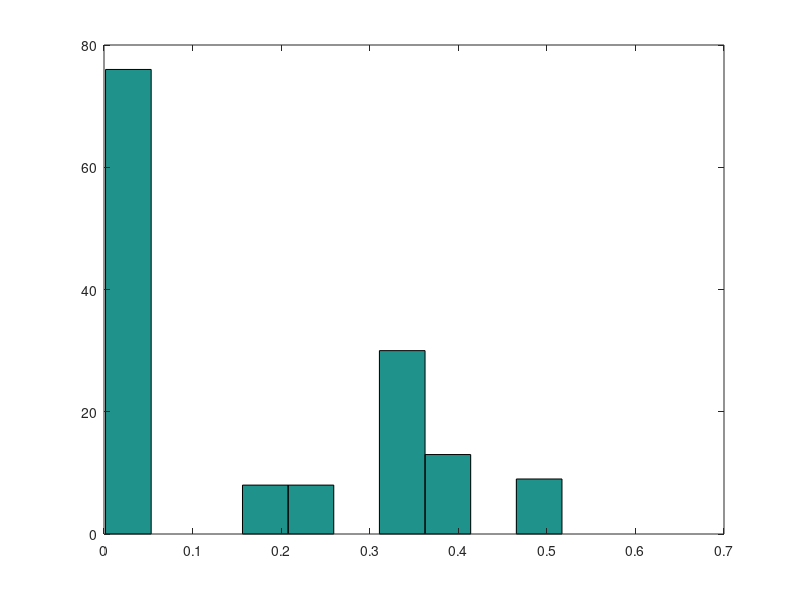

Reproduce this figure in MATLAB.
% loops.m


loopErrors = [0.05022765764192954,0.09830714131633124,0.049976549230193436,0.049736649294520686,0.09239349895094502,0.05701296119560504,0.02007664915771992,0.1420007728240893,0.060818755956764246,0.0411552354648955,0.06794204078831367,0.08933672374728295,0.08475266981260071,0.12464429164240394,0.02779582470662692,0.04453420400032687,0.10908096604837873,0.11519208296744303,0.055477218187602796,0.06658311175019041,0.13388307767752822,0.13495005875380894,0.10623130285446587,0.09335434257946247,0.09004264875507752,0.12131303399343275,0.0738483634847452,0.07950111816169465,0.061506683189082034,0.12237138348882194,0.16756226868359722,0.11705319340086189,0.09843435934345486,0.08671245329911932,0.06439982676100038,0.11716914651269532,0.047252453379252775,0.1395144160991368,0.12651889725002227,0.09956278929324215,0.1996991226353475,0.19927375974995273,0.15850884089167158,0.12349605960513899,0.05413424940288216,0.16416524130512344,0.07401173763858851,0.12094533481645071,0.14089868054377322,0.057005989741064265,0.029837801315847224,0.08895955997853179,0.14314090341983254,0.12117565311877045,0.12863409429788084,0.06562106370713071,0.12369337414632249,0.09163743377554083,0.1351541638827891,0.06934209365584942,0.14208420015023807,0.06661000999096443,0.05063280287587318,0.09196464543169698,0.0825703441593063,0.16158363681839324,0.09228346968591643,0.04955223968390998,0.08260355649735793,0.10835315347522151,0.13505791507818643,0.07086634457059175,0.11169630110081773,0.13131528122169525,0.10350398161858232,0.10034680760073082,0.045511580238548725,0.06426045104475873,0.13444938133840853,0.06071057568746171,0.08867098629305303,0.07745502095662193,0.0911914558868941,0.06535128767685475,0.10557826870915756,0.12984726015995116,0.11714235762448799,0.024301401836412256,0.0929133771150412,0.08745302286133237,0.11413094471855577,0.07073832164398192,0.05771186591155935,0.07043806531568791,0.08193871386599884,0.12164673501426097,0.12985708925747588,0.10396779567790297,0.030473164744837692,0.07365242157676084,0.12846677649469487,0.10864611316435413,0.0885552243578857,0.147504853211183,0.10281867420494821,0.07956076875623902,0.10979700400422288,0.09881391184252036,0.05220512199158662,0.05868861643715858,0.1831360624367033,0.16562941574949017,0.09766561009013132,0.09603558864476029,0.15452212094512444,0.11784356140555034,0.08390706611565552,0.11869432496768305,0.057193230963479426,0.046825044681650545,0.04991597062017824,0.053336888342013646,0.08113578792032043,0.10337450328153082,0.052324063154011356,0.044798381661765564,0.14385871754816945,0.12225677715100747,0.0809169119772917,0.09875191358391333,0.04139243018887658,0.041309448134674846,0.13384941648511972,0.07225969329794799,0.13200407442000828,0.02873942099079348,0.08341910309952678,0.1155627594922094,0.04888546996928774,0.07267255259011067,0.0589445495815997,0.10695616595282958,0.07814564267770148,0.015458333321239047];

% 1
loopErrors = [0.00508237279001387,0.2895551143781321,0.007653808037519016,0.008127305225625608,0.28290309805358166,0.004364449658075943,0.006775930314339716,0.28872550802568187,0.003920518319014155,0.009602442811559317,0.0069645414368172875,0.011123581959737186,0.28923284561683343,0.2893521989042585,0.010586374908266414,0.00661851064209398,0.0059613604572244005,0.00871969261784725,0.009857709853240413,0.005325767442139366,0.2875698954925582,0.006450714431690339,0.005786791515957763,0.006956412732545038,0.011632961251520113,0.28201579347834427,0.0030591231348728004,0.28580943406823267,0.0028354166316599747,0.2883278630899127,0.2882867862103205,0.003378300343756251,0.2808200149061108,0.28702197840525484,0.28290026506338667,0.003957015603574677,0.005429568768267851,0.2895015830679443,0.2853446105268701,0.006276405847262113,0.28786870159065586,0.27915954507535923,0.004608038392585408,0.0024551511140928762,0.2829385824822215,0.2858194107229208,0.29195538208643823,0.2884654295025715,0.2779524867434831,0.28400638836483044,0.005877892766656667,0.007237478281219237,0.003318714747454453,0.004676554810118569,0.006368017834613493,0.005732450003767073,0.005663260813361495,0.006153921238622692,0.006618333291659313,0.0038376079660964054,0.0041102412183850094,0.003449517700576729,0.010893538957013628,0.008459646189241358,0.0024614124783955333,0.007339025626711797,0.006110707004038786,0.0042835145028144615,0.005297515539642865,0.010125869134203179,0.012043426425505608,0.007056718169548838,0.004374466967191729,0.008832448321994537,0.005501128262772231,0.0029403925506242593,0.006331804879353441,0.011995951932895632,0.00998312596451311,0.006138280191057621,0.004640212705684689,0.0024669523927789553,0.0091474391530937,0.006781032035292716,0.011101653386518221,0.004717663533550264,0.00854327104318021,0.0027911298909713595,0.005337715367498161,0.007620986196015055,0.009980867773504036,0.004192740408874202,0.00793976486554409,0.006508671362656608,0.00478661111673971,0.010943578426018542,0.012379461159771376,0.010290820715599397,0.006498328349824095,0.01085128532062458,0.0049932227076202925,0.002412224043519887,0.00532996653229668,0.008036048179138307,0.004480225238567069,0.0035295522329716216,0.0033588192333111853,0.002779769062891227,0.004304659106794436,0.006084803747497358,0.007714558019818812,0.00631415858119164,0.004250058086070075,0.0063612709828933245,0.006375836163438842,0.0062930064501656524,0.005883122439935453,0.003725288816396933,0.0019795415633844043,0.0036541960172416788,0.0055528126193197394,0.003487330643495915,0.005751117056760882,0.005049391620626335,0.002082969287600947,0.006740930590214941,0.0061999054600290196,0.005416854029392566,0.004050167739311115,0.004605186851680972,0.0019800715943371454,0.004745586304116108,0.006980679462184172,0.00685703044493985,0.002849337675438251,0.004881027558213419,0.0042194583230121905,0.006366008784174454,0.004065335554867082,0.004884915093213551,0.004429561807943259,0.004705720566927949,0.006351852112866675,0.0028079203304157544];

% 3
loopErrors = [0.00278726986067894,0.3485205535410565,0.0047820799228603245,0.006406853008496162,0.34983712469480804,0.016904803180947135,0.007787226715864795,0.34644711393415717,0.013960221973115833,0.3613302415912553,0.015538550829541475,0.3623835535341395,0.3460949419370789,0.5102870165457922,0.012282907729402166,0.011016112786722662,0.008987691872335736,0.3636216413989836,0.008022241807606677,0.008255917242971469,0.3392008745287451,0.3656007217628412,0.013851081038925564,0.005441820459773977,0.0065120445461637365,0.3477809497007602,0.017769040202721544,0.3411117151545038,0.011552582581077511,0.34398611169228394,0.5094734388921826,0.009767171162348915,0.33998413466620364,0.5141051230605574,0.32834777709762625,0.3611575677092816,0.011721513684354335,0.5113795479546778,0.33326559333910094,0.35601867843226226,0.3333498413813079,0.330786662435047,0.015037262176308885,0.012238536801649014,0.334801976195249,0.5123575003887096,0.5170690031293715,0.5169373627259669,0.3296274240293157,0.31604454670186327,0.009556291076503194,0.35977335094331014,0.009010368687827341,0.0028916336716740816,0.3639808836557144,0.00961711057662267,0.006600620868092179,0.3531089716483084,0.015044409621744118,0.010871359384343693,0.006679657361788931,0.0022271119992188174,0.37359404584424,0.36888378375238134,0.002772123237894895,0.008676391136347902,0.00811803717486012,0.015396232992015611,0.0102757859912468,0.015025763050802492,0.353856812318011,0.024293872722163833,0.017237476204679227,0.011109799490234102,0.008910027871340143,0.3572103632459562,0.0017490943083833387,0.36680811103773586,0.009261243730609783,0.3667995637342257,0.36206756011898406,0.013744068941698134,0.35772688894555554,0.3674574638304932,0.3652995214886567,0.015169953432811786,0.011845693397981883,0.36747481995612197,0.3652798024699459,0.005162970038742116,0.3617335872690779,0.35622029097449054,0.011606545776593508,0.20973583718665698,0.3631123643675096,0.3620639479385814,0.37113254904367693,0.5086834618135327,0.36160868282952535,0.5009713540592072,0.009145039679090847,0.004391709690202412,0.01474670517388075,0.01560370585098656,0.016023965665306526,0.010890152611165571,0.0023029954245486484,0.004782691283648993,0.010955526914504597,0.208231086880544,0.007910744851052302,0.2030138089350646,0.014652964157784554,0.21065665095779218,0.012659904207161107,0.014562027182321765,0.20837090681836856,0.006815575700133435,0.010801105022603627,0.009475155283024894,0.016721783405604557,0.20813577855841955,0.014537131802153984,0.00982640201337419,0.006278468987242956,0.016303453377651943,0.007420953520864356,0.205347036043784,0.2033958407867522,0.011749501968516811,0.009564058171914426,0.011119166371934455,0.014923199819917667,0.20326898699990803,0.20537189264834801,0.21267603791229692,0.2044405706880481,0.012293992985142098,0.21407260500658853,0.2026854390099314,0.21456867546499536,0.01273812513305017,0.20231592133306278,0.007649250210545592];

loopErrors = sort(loopErrors);

hold off;
plot(loopErrors,'r-');



hist(loopErrors);
